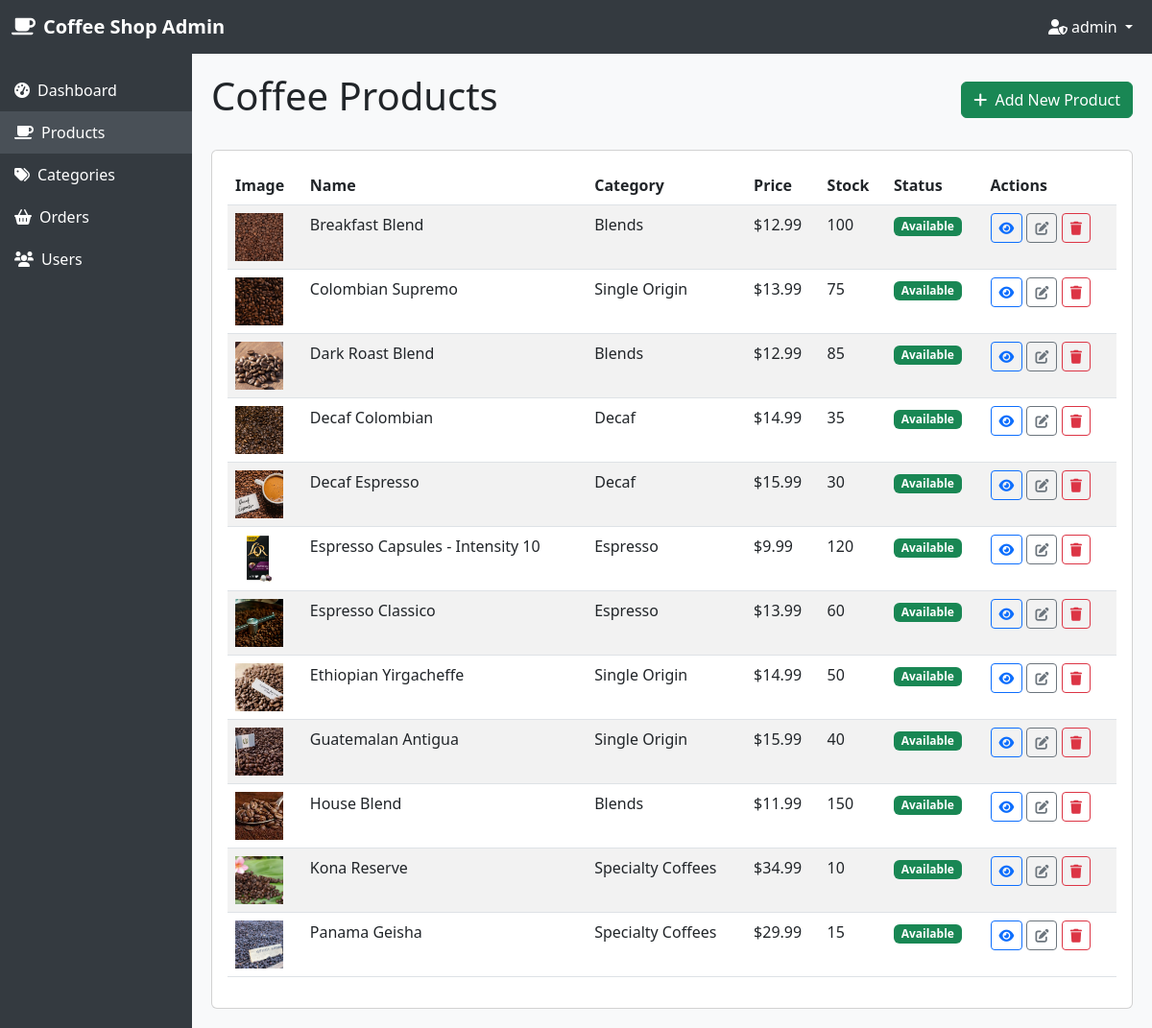
/admin-dashboard/products/ (signed in), run on an earlier commit of the app's database.
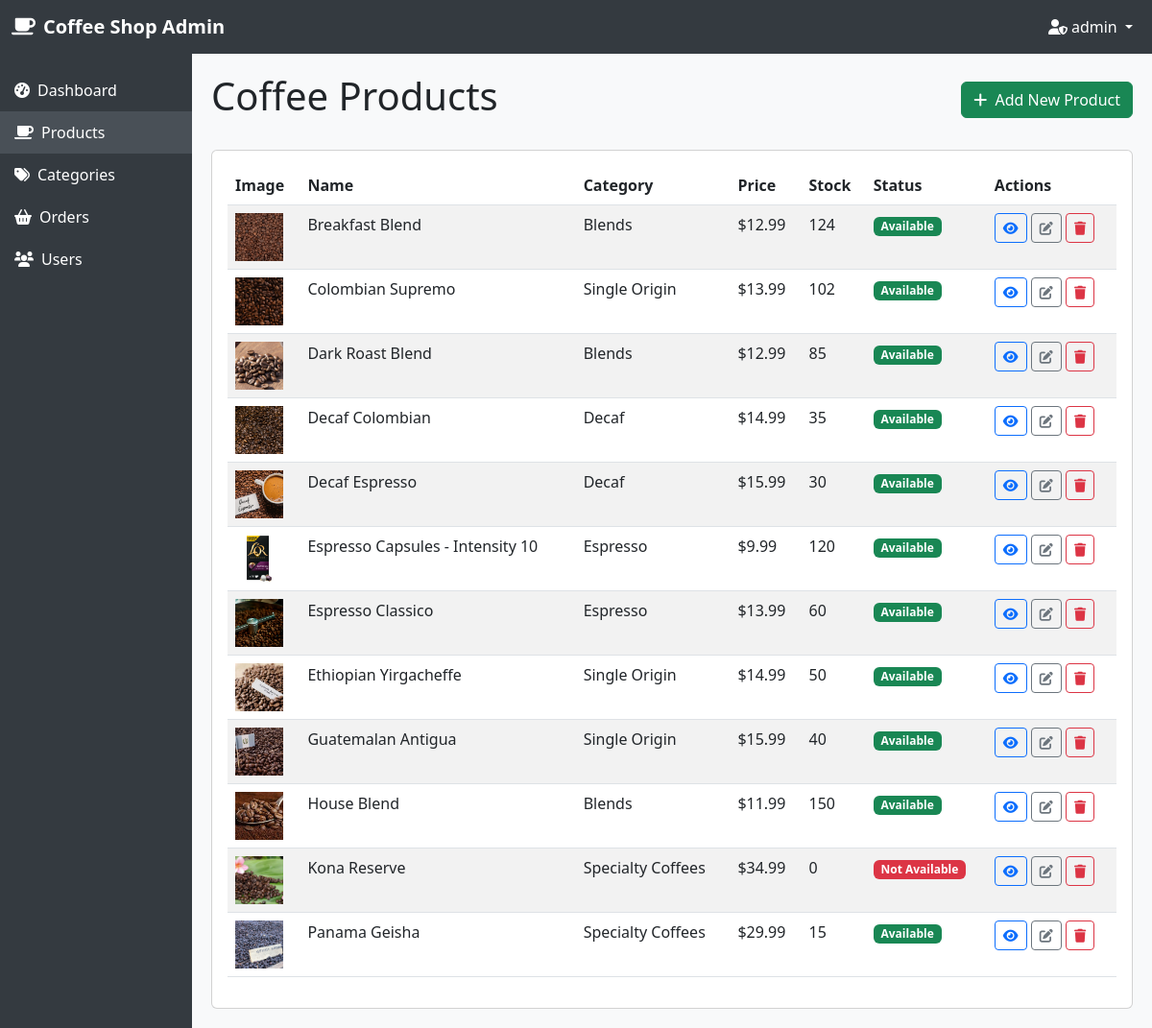
And on a later commit of the database.
### store/models.py (models this page shows, shortened)
class Product(models.Model):
    ROAST_CHOICES = [
        ('light', 'Light Roast'),
        ('medium', 'Medium Roast'),
        ('dark', 'Dark Roast'),
        ('espresso', 'Espresso Roast'),
    ]
    FORMAT_CHOICES = [
        ('whole_bean', 'Whole Bean'),
        ('ground', 'Ground'),
        ('capsule', 'Capsules'),
    ]
    name = models.CharField(max_length=200)
    category = models.ForeignKey(Category, on_delete=models.CASCADE, related_name='products')
    description = models.TextField()
    price = models.DecimalField(max_digits=6, decimal_places=2)
    stock = models.IntegerField(default=0)
    image = models.ImageField(upload_to='products/', blank=True, null=True)
    roast_level = models.CharField(max_length=20, choices=ROAST_CHOICES)
    origin = models.CharField(max_length=100)  # País o región de origen
    format = models.CharField(max_length=20, choices=FORMAT_CHOICES)
    weight = models.IntegerField(help_text="Weight in grams")
    created_at = models.DateTimeField(auto_now_add=True)
    updated_at = models.DateTimeField(auto_now=True)
    is_available = models.BooleanField(default=True)
    class Meta:
        ordering = ['name']

class Category(models.Model):
    name = models.CharField(max_length=200, unique=True)  # Nombre único
    description = models.TextField(blank=True)  # Descripción opcional
    class Meta:
        verbose_name_plural = 'Categories'
        ordering = ['name']  # Orden alfabético

### store/views.py (the view)
# urls.py: path('admin-dashboard/products/', views.product_list, name="product_list"),
@user_passes_test(is_admin)
def product_list(request):
    products = Product.objects.all()
    return render(request, 'store/dashboard/product_list.html', {'products': products})

### store/views.py (called while the page is built)
def is_admin(user):
    return user.is_staff

### store/templates/store/dashboard/product_list.html (shortened to what this page needs)
{% extends 'store/dashboard/admin_base.html' %}
{% load static %}
{% block content %}
<div class="d-flex justify-content-between align-items-center mb-4">
    <h1>Coffee Products</h1>
    <a href="{% url 'product_create' %}" class="btn btn-success">
        <i class="fas fa-plus me-1"></i> Add New Product
    </a>
</div>
<div class="card">
    <div class="card-body">
        <div class="table-responsive">
            <table class="table table-striped">
                <thead>
                    <tr>
                        <th>Image</th>
                        <th>Name</th>
                        <th>Category</th>
                        <th>Price</th>
                        <th>Stock</th>
                        <th>Status</th>
                        <th>Actions</th>
                    </tr>
                </thead>
                <tbody>
                    {% for product in products %}
                        <tr>
                            <td>
                                {% if product.image %}
                                    <img src="{{ product.image.url }}" alt="{{ product.name }}" style="width: 50px; height: 50px; object-fit: cover;">
                                {% else %}
                                    <div class="bg-secondary text-white d-flex align-items-center justify-content-center" style="width: 50px; height: 50px;">
                                        <i class="fas fa-coffee"></i>
                                    </div>
                                {% endif %}
                            </td>
                            <td>{{ product.name }}</td>
                            <td>{{ product.category.name }}</td>
                            <td>${{ product.price }}</td>
                            <td>{{ product.stock }}</td>
                            <td>
                                {% if product.is_available %}
                                    <span class="badge bg-success">Available</span>
                                {% else %}
                                    <span class="badge bg-danger">Not Available</span>
                                {% endif %}
                            </td>
                            <td>
                                <a href="{% url 'product_detail' product.id %}" class="btn btn-sm btn-outline-primary">
                                    <i class="fas fa-eye"></i>
                                </a>
                                <a href="{% url 'product_update' product.id %}" class="btn btn-sm btn-outline-secondary">
                                    <i class="fas fa-edit"></i>
                                </a>
                                <a href="{% url 'product_delete' product.id %}" class="btn btn-sm btn-outline-danger">
                                    <i class="fas fa-trash"></i>
                                </a>
                            </td>
                        </tr>
                    {% empty %}
                        <tr>
                            <td colspan="7" class="text-center">No products available yet.</td>
                        </tr>
                    {% endfor %}
                </tbody>
            </table>
        </div>
    </div>
</div>
{% endblock %}

What changed in the data, as far as the page shows it:
changed Product "Breakfast Blend": stock "100" → "124"
changed Product "Colombian Supremo": stock "75" → "102"
changed Product "Kona Reserve": stock "10" → "0"; is_available "Available" → "Not Available"
